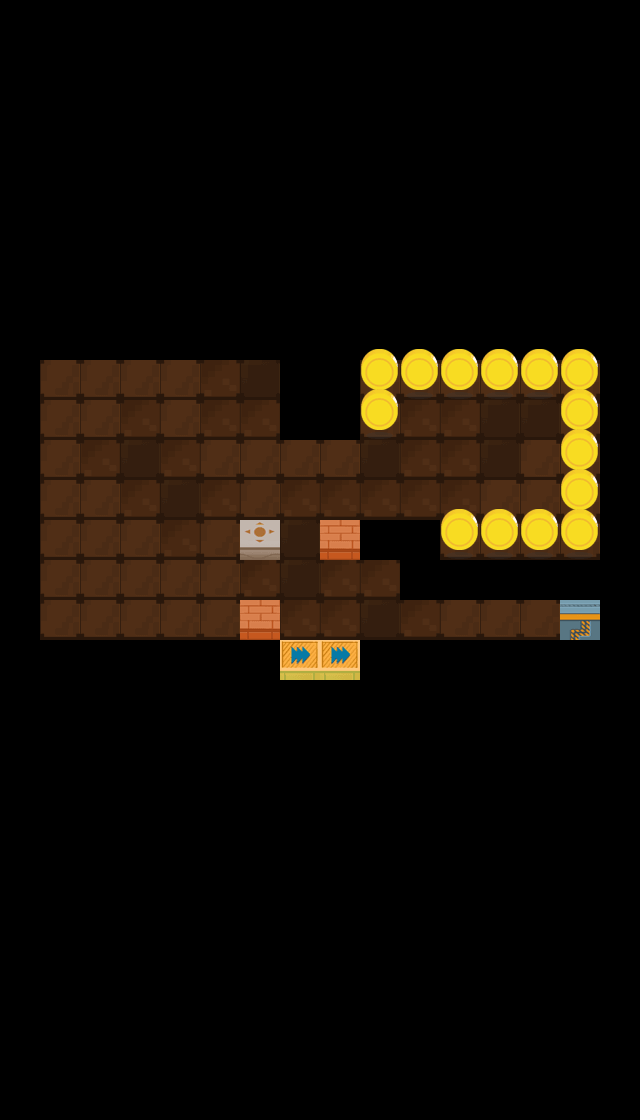

This game map was drawn from its Tiled (.tmx) file and the tilesets committed beside it. A one-line description and the trimmed map source follow:
An orthogonal 16x28 tile map with 40x40 px tiles, 3 tile layers (layer1, layer2, layer3) and 3 objects (2x jiguang, startPos).

<map version="1.0" orientation="orthogonal" renderorder="right-down" width="16" height="28" tilewidth="40" tileheight="40">
 <tileset firstgid="1" name="element" tilewidth="40" tileheight="40">
  <image source="element.png" width="520" height="512" />
 </tileset>
 <layer name="layer1" width="16" height="28">
  <data>[448 cells, 89 non-empty, 3 distinct tile ids]</data>
 </layer>
 <layer name="layer2" width="16" height="28">
  <data>[448 cells, 79 non-empty, 6 distinct tile ids]</data>
 </layer>
 <layer name="layer3" width="16" height="28">
  <data>[448 cells, 14 non-empty, 1 distinct tile ids]</data>
 </layer>
 <objectgroup name="objLayer">
  <object name="startPos" x="57.3333" y="380">
   <properties>
    <property name="dir" value="down" />
   </properties>
  </object>
  <object name="jiguang" x="297.333" y="662.667">
   <properties>
    <property name="dir" value="up" />
   </properties>
  </object>
  <object name="jiguang" x="337.333" y="660">
   <properties>
    <property name="dir" value="up" />
   </properties>
  </object>
 </objectgroup>
</map>
